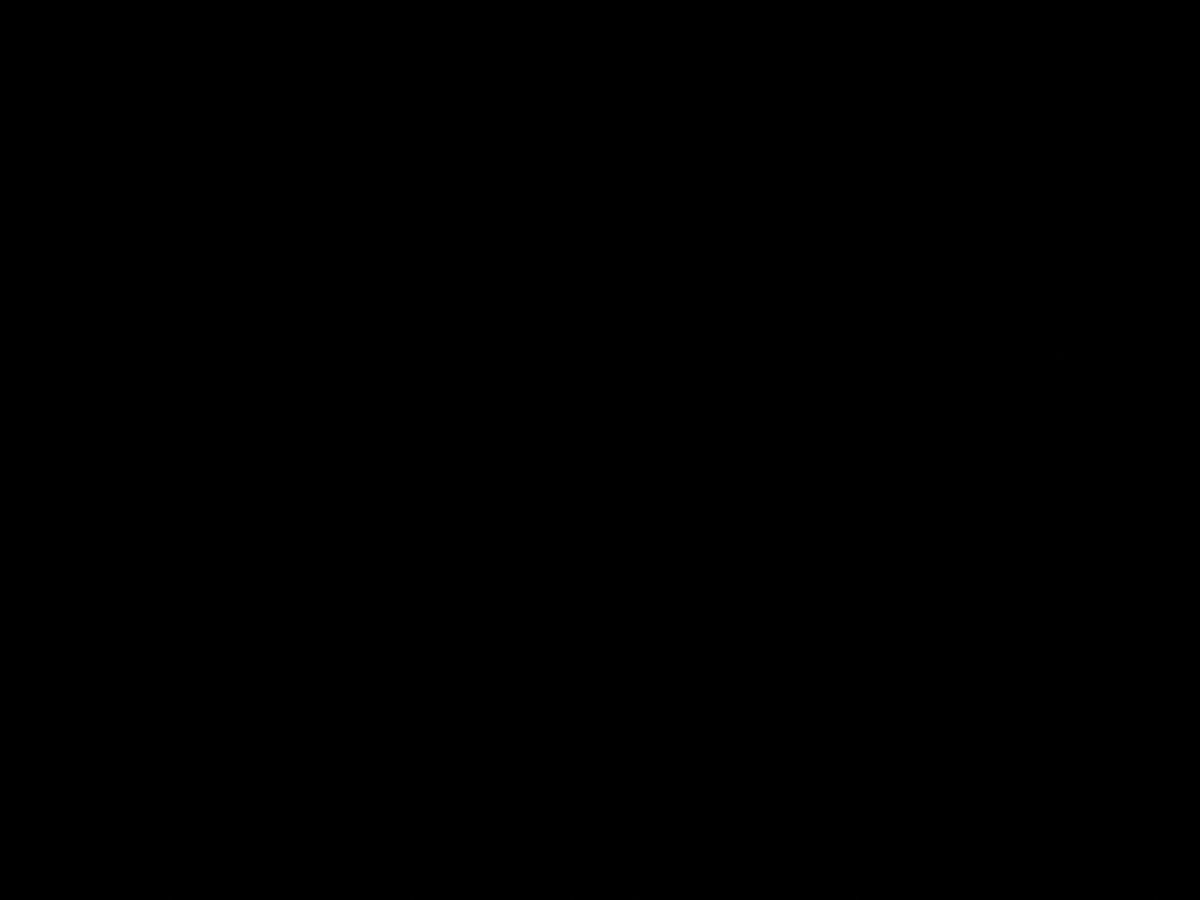
Frame 1 (no input)
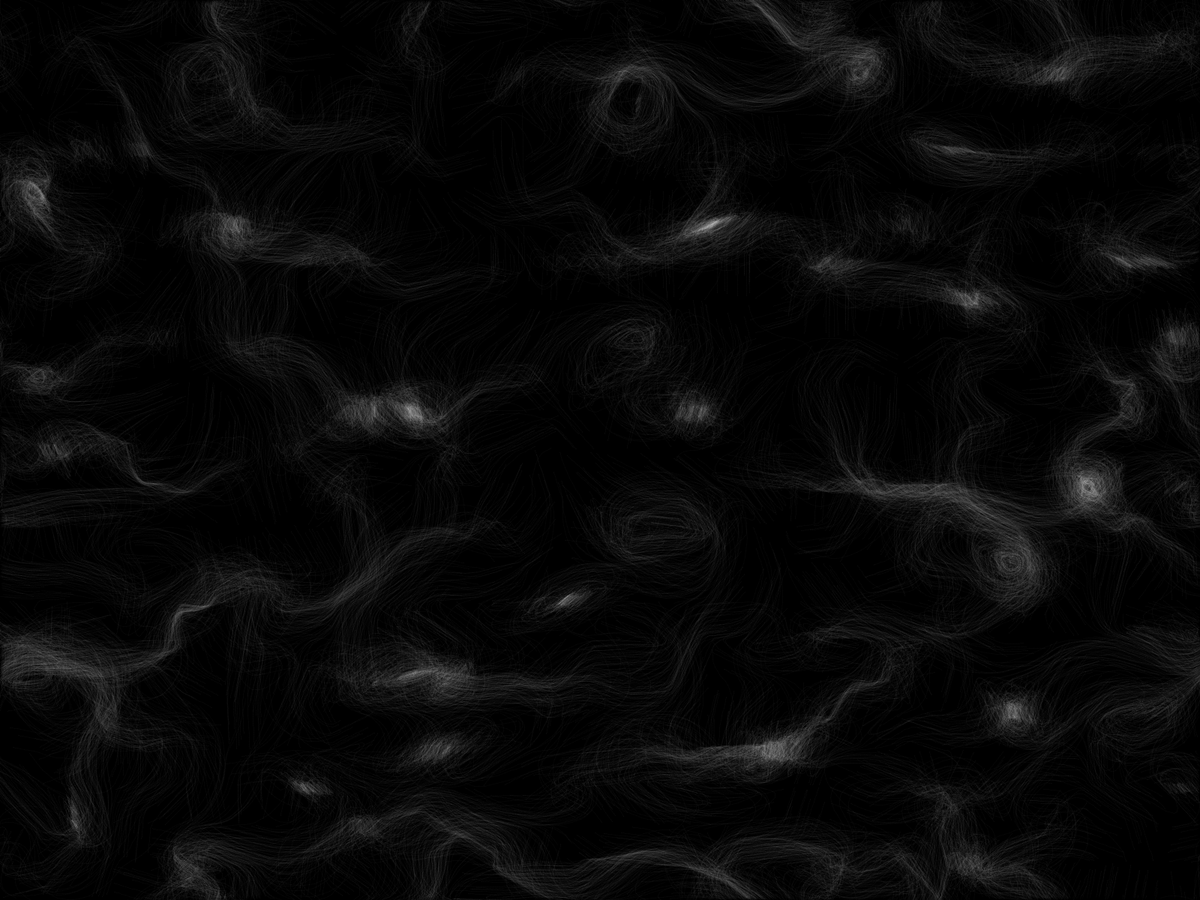
Frame 60 (the mouse pressed at the canvas centre just before this capture)
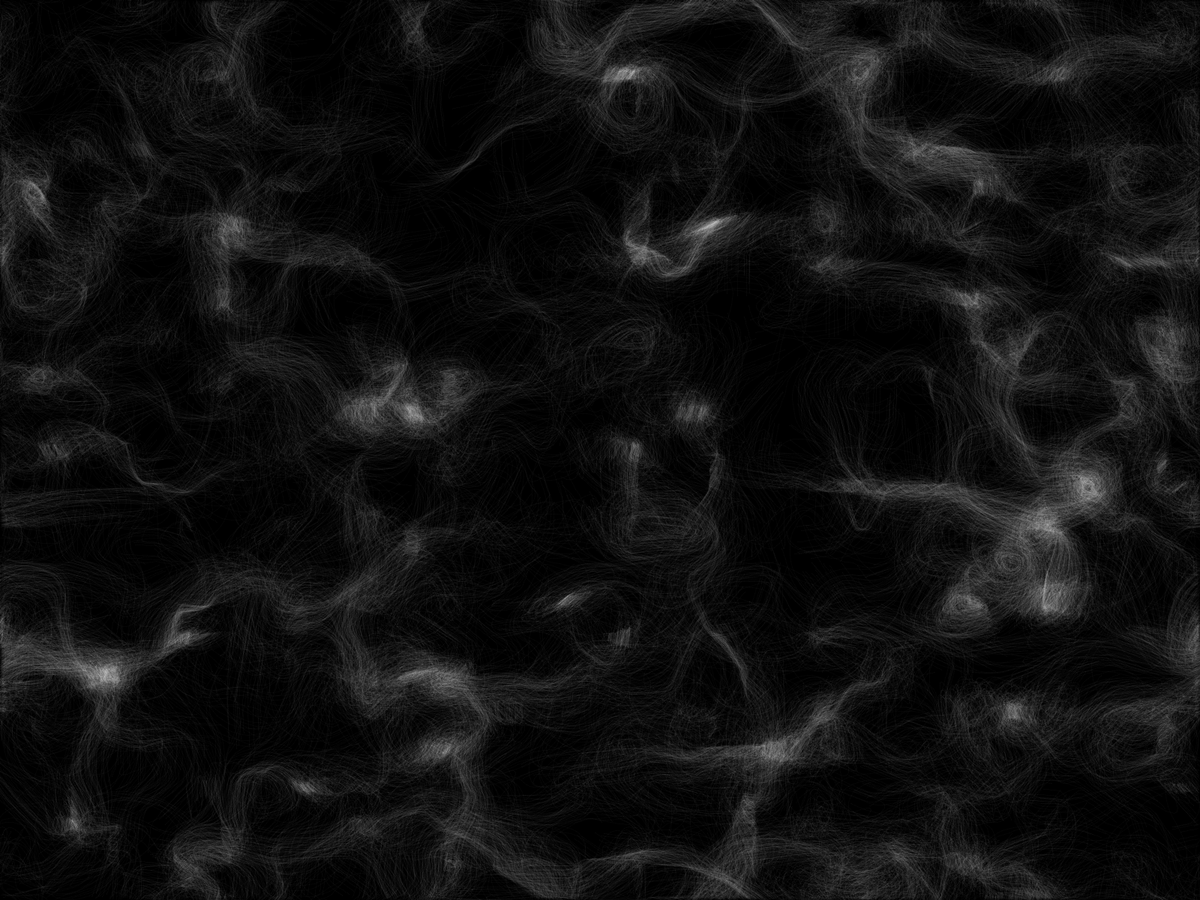
Frame 120 (the mouse held since frame 60 and released just before this capture)

The Processing sketch that drew these frames (run headless with seeded random() and noise(); from frame 60 on, the mouse is pressed at the canvas centre):

// Processing sketch: CC_024_PerlinNoiseFlowField_new
// ── CC_024_PerlinNoiseFlowField_new.pde
// Daniel Shiffman
// http://youtube.com/thecodingtrain
// http://codingtra.in
//
// Coding Challenge #24: Perlin Noise Flow  Field
// https://youtu.be/BjoM9oKOAKY

FlowField flowfield;
ArrayList<Particle> particles;

boolean debug = false;

void setup() {
  //size(1200, 800);
  fullScreen();
  
  flowfield = new FlowField(50);
  flowfield.update();

  particles = new ArrayList<Particle>();
  for (int i = 0; i < 10000; i++) {
    PVector start = new PVector(random(width), random(height));
    particles.add(new Particle(start, random(2, 8)));
  }
  background(0);
}

void draw() {
  fill(0,map(mouseX,0,width,0,50));
  noStroke();
  //rect(0,0,width,height);
  flowfield.update();
  
  if (debug) flowfield.display();
  
  for (Particle p : particles) {
    p.follow(flowfield);
    p.run();
  }
}

// ── Particle.pde
// Daniel Shiffman
// http://youtube.com/thecodingtrain
// http://codingtra.in
//
// Coding Challenge #24: Perlin Noise Flow  Field
// https://youtu.be/BjoM9oKOAKY

public class Particle {
  PVector pos;
  PVector vel;
  PVector acc;
  PVector previousPos;
  float maxSpeed;
   
  Particle(PVector start, float maxspeed) {
    maxSpeed = maxspeed;
    pos = start;
    vel = new PVector(0, 0);
    acc = new PVector(0, 0);
    previousPos = pos.copy();
  }
  void run() {
    update();
    edges();
    show();
  }
  void update() {
    pos.add(vel);
    vel.limit(maxSpeed);
    vel.add(acc);
    acc.mult(0);
  }
  void applyForce(PVector force) {
    acc.add(force); 
  }
  void show() {
    stroke(255, 5);
    strokeWeight(1);
    line(pos.x, pos.y, previousPos.x, previousPos.y);
    //point(pos.x, pos.y);
    updatePreviousPos();
  }
  void edges() {
    if (pos.x > width) {
      pos.x = 0;
      updatePreviousPos();
    }
    if (pos.x < 0) {
      pos.x = width;    
      updatePreviousPos();
    }
    if (pos.y > height) {
      pos.y = 0;
      updatePreviousPos();
    }
    if (pos.y < 0) {
      pos.y = height;
      updatePreviousPos();
    }
  }
  void updatePreviousPos() {
    this.previousPos.x = pos.x;
    this.previousPos.y = pos.y;
  }
  void follow(FlowField flowfield) {
    int x = floor(pos.x / flowfield.scl);
    int y = floor(pos.y / flowfield.scl);
    int index = x + y * flowfield.cols;
    
    PVector force = flowfield.vectors[index];
    applyForce(force);
  }
}

// ── flowfield.pde
// Daniel Shiffman
// http://youtube.com/thecodingtrain
// http://codingtra.in
//
// Coding Challenge #24: Perlin Noise Flow  Field
// https://youtu.be/BjoM9oKOAKY

public class FlowField {
  PVector[] vectors;
  int cols, rows;
  float inc = 0.1;
  float zoff = 0;
  int scl;
  
  FlowField(int res) {
    scl = res;
    cols = floor(width / res) + 1;
    rows = floor(height / res) + 1;
    vectors = new PVector[cols * rows];
  }
  void update() {
    float xoff = 0;
    for (int y = 0; y < rows; y++) { 
      float yoff = 0;
      for (int x = 0; x < cols; x++) {
        float angle = noise(xoff, yoff, zoff) * TWO_PI * 4;
        
        PVector v = PVector.fromAngle(angle);
        v.setMag(1);
        int index = x + y * cols;
        vectors[index] = v;
       
        xoff += inc+map(mouseX,0,width,0.001,0.5);
      }
      yoff += inc+map(mouseY,0,width,0.001,0.5);
    }
    zoff += map(mouseY,0,width,0.00001,0.004);
  }
  void display() {
    for (int y = 0; y < rows; y++) { 
      for (int x = 0; x < cols; x++) {
        int index = x + y * cols;
        PVector v = vectors[index];
        
        stroke(0, 0, 0, 40);
        strokeWeight(0.1);
        pushMatrix();
        translate(x * scl, y * scl);
        rotate(v.heading());
        line(0, 0, scl, 0);
        popMatrix();
      }
    }
  }
}
